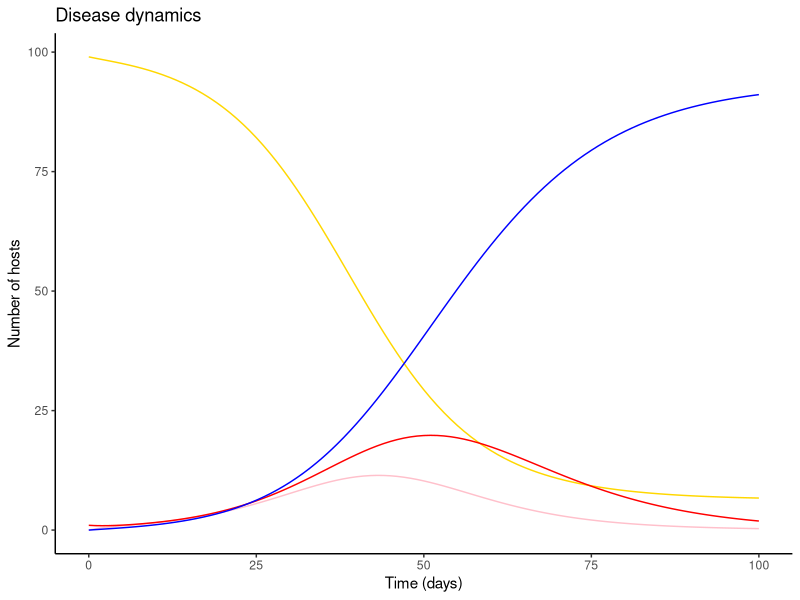

The R source for this figure:
#Brinkley Raynor
#March 25, 2020
#Endemic SEIR model, density dependent

###############################################################################################################
#Notes
###############################################################################################################
#Frequancy dependent assumes that contact rate (c) remeains the same despite density
#Examples: Very large popns were mixing between all individuals not possible, STDs, Tasmanian devel tumors
#Implications: Culling (decreasing density) is not useful

#Endemic models: easist to model closed populations were birth rate = overall death rate (sum derivatives)

##Compartmental model schematic

#         |
#         |m*N + a*I
#         V
#        _____            _____          _____           _____
#       |     |   BI     |     |    g   |     |    d    |     |
#       |  S  | ------>  |  E  | ------>|  I  | ------> |  R  |
#       |_____|          |_____|        |_____|         |_____|
#          |              |   |            |               |
#          |m             |m  |a           |m              |m
#          V              V   V            V               V

#Definitions
#L= force of infection (incidence) = c*p*r = B*I, where: 
#c= contact rate (# of hosts individuals encounter/ time unit)
#r= probability of contact being w/ an infectious host
#p= porbability that transmission occurs given contact w/ infected host
#B= transmission constant
#a= instantaneous, per capita rate of deat attributable to infection
#d= instantaneous, per capita rate of recovery (reciprocal of time spent in box I)
#m= instantaneous, per capita normal death rate
#g= instantaneous, per capita rate exposed individuals become infectious

###############################################################################################################
#Load libraries
###############################################################################################################
library(deSolve)
library(ggplot2)

###############################################################################################################
#Parameterize
###############################################################################################################
init <- c(S=99, E=0, I=1, R=0)  # popn initial values
parameters <- c(B= 0.003,
                a=0.0001,
                d=0.1,
                m=0.0001,
                g= 0.2
)

times <- seq(0, 100, by = 1) #unit=days, seq(start day, end day, step)

###############################################################################################################
#Model
###############################################################################################################
#Model function
#model 1: mu simple
disease_dynamics <- function(time, state, parameters) {
  with(
    as.list(c(state, parameters)), {
      #Equations
      dS <- m*(S+E+I+R)+a*I- B*I*S - m*S
      dE <- B*S*I - g*E - m*E
      dI <- g*E -a*I - d*I - m*I
      dR <- d*I - m*R
      
      return(list(c(dS, dE, dI, dR)))
    }
  )
}


#Run model
out <- as.data.frame(ode(y = init, times = times, func = disease_dynamics, parms = parameters))
RESULTS<-data.frame(out$S, out$E, out$I, out$R) #results

###############################################################################################################
#Plot
###############################################################################################################
#Real plot
p <- ggplot()+
  theme_classic()+ #white background w/ out grid
  geom_line(data=RESULTS, aes(x=times, y=RESULTS$out.S), color="gold")+ 
  geom_line(data=RESULTS, aes(x=times, y=RESULTS$out.E), color="pink")+ 
  geom_line(data=RESULTS, aes(x=times, y=RESULTS$out.I), color="red")+ 
  geom_line(data=RESULTS, aes(x=times, y=RESULTS$out.R), color="blue")+ 
  ggtitle("Disease dynamics") + #title label
  labs(y= "Number of hosts", x = "Time (days)") #axis labels
p
